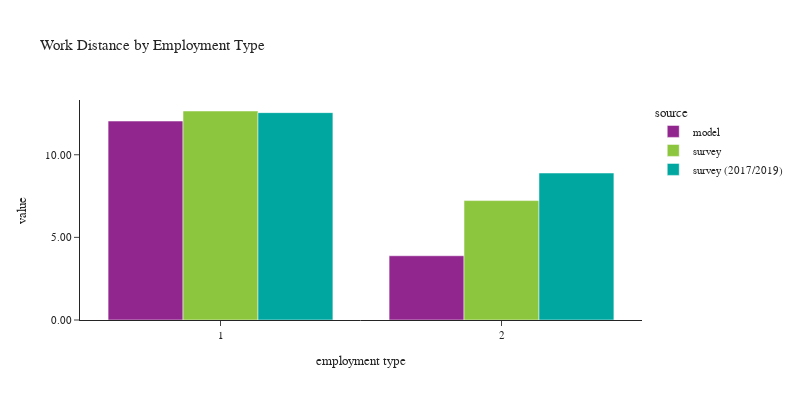

This figure's notebook cell:
### Code cell
plot_work_location(df_workers, 'pwtyp', 'Employment Type', 'employment type')

### Figure 1 — Plotly figure (JSON) as saved in the notebook; plotly's stock layout.template omitted (floating-point values rounded to 4 significant figures)
{"data": [{"alignmentgroup": "True", "customdata": [[1777109], [433030]], "hovertemplate": "source=model<br>pwtyp=%{x}<br>value=%{y}<br>sample count=%{customdata[0]}<extra></extra>", "legendgroup": "model", "marker": {"color": "#91268F", "pattern": {"shape": ""}}, "name": "model", "offsetgroup": "model", "orientation": "v", "showlegend": true, "textposition": "auto", "type": "bar", "x": [1, 2], "xaxis": "x", "y": [12.04, 3.887], "yaxis": "y"}, {"alignmentgroup": "True", "customdata": [[2176], [430]], "hovertemplate": "source=survey<br>pwtyp=%{x}<br>value=%{y}<br>sample count=%{customdata[0]}<extra></extra>", "legendgroup": "survey", "marker": {"color": "#8CC63E", "pattern": {"shape": ""}}, "name": "survey", "offsetgroup": "survey", "orientation": "v", "showlegend": true, "textposition": "auto", "type": "bar", "x": [1, 2], "xaxis": "x", "y": [12.65, 7.225], "yaxis": "y"}, {"alignmentgroup": "True", "customdata": [[4861], [734]], "hovertemplate": "source=survey (2017/2019)<br>pwtyp=%{x}<br>value=%{y}<br>sample count=%{customdata[0]}<extra></extra>", "legendgroup": "survey (2017/2019)", "marker": {"color": "#00A7A0", "pattern": {"shape": ""}}, "name": "survey (2017/2019)", "offsetgroup": "survey (2017/2019)", "orientation": "v", "showlegend": true, "textposition": "auto", "type": "bar", "x": [1, 2], "xaxis": "x", "y": [12.55, 8.894], "yaxis": "y"}], "layout": {"barmode": "group", "font": {"size": 11}, "height": 400, "legend": {"title": {"text": "source"}, "tracegroupgap": 0}, "title": {"text": "Work Distance by Employment Type"}, "width": 800, "xaxis": {"anchor": "y", "domain": [0.0, 1.0], "title": {"text": "employment type"}}, "yaxis": {"anchor": "x", "domain": [0.0, 1.0], "tickformat": ".2f", "title": {"text": "value"}}}}
